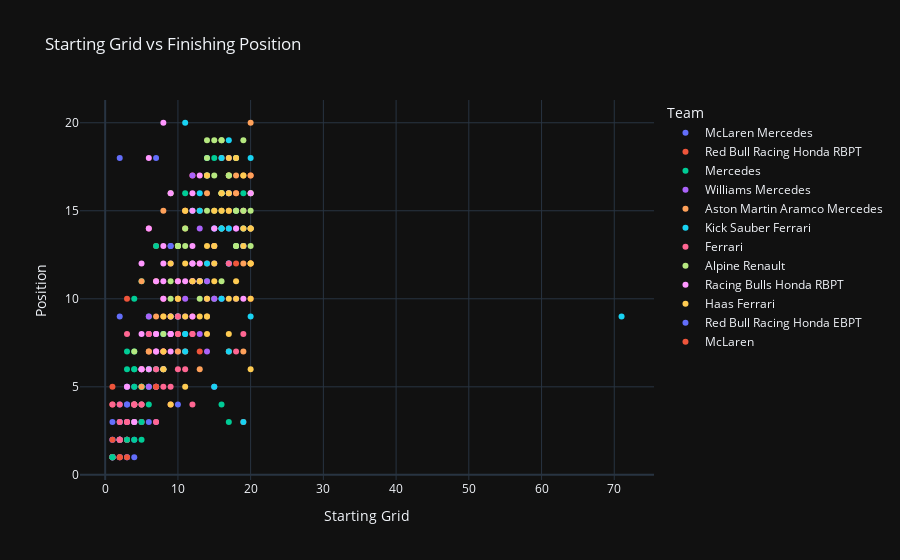

Notebook cell for this chart:
### Code cell
# Position vs Grid Correlation
fig = px.scatter(df_race, x='Starting Grid', y='Position', 
                 color='Team', hover_data=['Driver', 'Track'],
                 title='Starting Grid vs Finishing Position')
fig.update_layout(template='plotly_dark')
fig.show()

### Figure 1 — Plotly figure (JSON) as saved in the notebook; plotly's stock layout.template omitted (floating-point values rounded to 4 significant figures)
{"data": [{"customdata": [["Lando Norris", "Australia"], ["Oscar Piastri", "Australia"], ["Oscar Piastri", "China"], ["Lando Norris", "China"], ["Lando Norris", "Japan"], ["Oscar Piastri", "Japan"], ["Oscar Piastri", "Bahrain"], ["Lando Norris", "Bahrain"], ["Oscar Piastri", "Saudi Arabia"], ["Lando Norris", "Saudi Arabia"], ["Oscar Piastri", "Miami"], ["Lando Norris", "Miami"], ["Lando Norris", "Emilia-Romagna"], ["Oscar Piastri", "Emilia-Romagna"], ["Lando Norris", "Monaco"], ["Oscar Piastri", "Monaco"], ["Oscar Piastri", "Spain"], ["Lando Norris", "Spain"], ["Oscar Piastri", "Canada"], ["Lando Norris", "Canada"], ["Lando Norris", "Austria"], ["Oscar Piastri", "Austria"], ["Lando Norris", "Great Britain"], ["Oscar Piastri", "Great Britain"], ["Oscar Piastri", "Belgium"], ["Lando Norris", "Belgium"], ["Lando Norris", "Hungary"], ["Oscar Piastri", "Hungary"], ["Oscar Piastri", "Netherlands"], ["Lando Norris", "Netherlands"], ["Lando Norris", "Italy"], ["Oscar Piastri", "Italy"], ["Lando Norris", "Azerbaijan"], ["Oscar Piastri", "Azerbaijan"], ["Lando Norris", "Singapore"], ["Oscar Piastri", "Singapore"], ["Lando Norris", "United States"], ["Oscar Piastri", "United States"], ["Lando Norris", "Mexico"], ["Lando Norris", "Brazil"], ["Oscar Piastri", "Brazil"], ["Lando Norris", "Las Vegas"], ["Oscar Piastri", "Las Vegas"], ["Oscar Piastri", "Qatar"], ["Lando Norris", "Qatar"]], "hovertemplate": "Team=McLaren Mercedes<br>Starting Grid=%{x}<br>Position=%{y}<br>Driver=%{customdata[0]}<br>Track=%{customdata[1]}<extra></extra>", "legendgroup": "McLaren Mercedes", "marker": {"color": "#636efa", "symbol": "circle"}, "mode": "markers", "name": "McLaren Mercedes", "orientation": "v", "showlegend": true, "type": "scatter", "x": [1, 2, 1, 3, 2, 3, 1, 6, 2, 10, 4, 2, 4, 1, 1, 3, 1, 2, 3, 7, 1, 3, 3, 2, 2, 1, 3, 2, 1, 2, 2, 3, 7, 9, 5, 3, 2, 6, 1, 1, 4, 1, 5, 1, 2], "xaxis": "x", "y": [1, 9, 1, 2, 2, 3, 1, 3, 1, 4, 1, 2, 2, 3, 1, 3, 1, 2, 4, 18, 1, 2, 1, 2, 1, 2, 1, 2, 1, 18, 2, 3, 7, null, 3, 4, 2, 5, 1, 1, 5, null, null, 2, 4], "yaxis": "y"}, {"customdata": [["Max Verstappen", "Australia"], ["Liam Lawson", "Australia"], ["Max Verstappen", "China"], ["Liam Lawson", "China"], ["Max Verstappen", "Japan"], ["Yuki Tsunoda", "Japan"], ["Max Verstappen", "Bahrain"], ["Yuki Tsunoda", "Bahrain"], ["Max Verstappen", "Saudi Arabia"], ["Yuki Tsunoda", "Saudi Arabia"], ["Max Verstappen", "Miami"], ["Yuki Tsunoda", "Miami"], ["Max Verstappen", "Emilia-Romagna"], ["Yuki Tsunoda", "Emilia-Romagna"], ["Max Verstappen", "Monaco"], ["Yuki Tsunoda", "Monaco"], ["Max Verstappen", "Spain"], ["Yuki Tsunoda", "Spain"], ["Max Verstappen", "Canada"], ["Yuki Tsunoda", "Canada"], ["Yuki Tsunoda", "Austria"], ["Max Verstappen", "Austria"], ["Max Verstappen", "Great Britain"], ["Yuki Tsunoda", "Great Britain"], ["Max Verstappen", "Belgium"], ["Yuki Tsunoda", "Belgium"], ["Max Verstappen", "Hungary"], ["Yuki Tsunoda", "Hungary"], ["Max Verstappen", "Netherlands"], ["Yuki Tsunoda", "Netherlands"], ["Max Verstappen", "Italy"], ["Max Verstappen", "Azerbaijan"], ["Yuki Tsunoda", "Azerbaijan"], ["Max Verstappen", "Singapore"], ["Yuki Tsunoda", "Singapore"], ["Max Verstappen", "United States"], ["Yuki Tsunoda", "United States"], ["Max Verstappen", "Mexico"], ["Yuki Tsunoda", "Mexico"], ["Max Verstappen", "Brazil"], ["Yuki Tsunoda", "Brazil"], ["Max Verstappen", "Las Vegas"], ["Yuki Tsunoda", "Las Vegas"], ["Max Verstappen", "Qatar"], ["Yuki Tsunoda", "Qatar"]], "hovertemplate": "Team=Red Bull Racing Honda RBPT<br>Starting Grid=%{x}<br>Position=%{y}<br>Driver=%{customdata[0]}<br>Track=%{customdata[1]}<extra></extra>", "legendgroup": "Red Bull Racing Honda RBPT", "marker": {"color": "#EF553B", "symbol": "circle"}, "mode": "markers", "name": "Red Bull Racing Honda RBPT", "orientation": "v", "showlegend": true, "type": "scatter", "x": [3, 18, 4, 20, 1, 14, 7, 10, 1, 8, 1, 10, 2, 20, 4, 12, 3, 19, 2, 18, 18, 7, 1, 11, 4, 7, 8, 20, 3, 12, 1, 1, 6, 2, 13, 1, 13, 5, 10, 19, 17, 2, 20, 3, 15], "xaxis": "x", "y": [2, null, 4, 12, 1, 12, 6, 9, 2, null, 4, 10, 1, 10, 4, 17, 10, 13, 2, 12, 16, null, 5, 15, 4, 13, 9, 17, 2, 9, 1, 1, 6, 2, 12, 1, 7, 3, 11, 3, 17, 1, 12, 1, 10], "yaxis": "y"}, {"customdata": [["George Russell", "Australia"], ["Kimi Antonelli", "Australia"], ["George Russell", "China"], ["Kimi Antonelli", "China"], ["George Russell", "Japan"], ["Kimi Antonelli", "Japan"], ["George Russell", "Bahrain"], ["Kimi Antonelli", "Bahrain"], ["George Russell", "Saudi Arabia"], ["Kimi Antonelli", "Saudi Arabia"], ["George Russell", "Miami"], ["Kimi Antonelli", "Miami"], ["George Russell", "Emilia-Romagna"], ["Kimi Antonelli", "Emilia-Romagna"], ["George Russell", "Monaco"], ["Kimi Antonelli", "Monaco"], ["George Russell", "Spain"], ["Kimi Antonelli", "Spain"], ["George Russell", "Canada"], ["Kimi Antonelli", "Canada"], ["George Russell", "Austria"], ["Kimi Antonelli", "Austria"], ["George Russell", "Great Britain"], ["Kimi Antonelli", "Great Britain"], ["George Russell", "Belgium"], ["Kimi Antonelli", "Belgium"], ["George Russell", "Hungary"], ["Kimi Antonelli", "Hungary"], ["George Russell", "Netherlands"], ["Kimi Antonelli", "Netherlands"], ["George Russell", "Italy"], ["Kimi Antonelli", "Italy"], ["George Russell", "Azerbaijan"], ["Kimi Antonelli", "Azerbaijan"], ["George Russell", "Singapore"], ["Kimi Antonelli", "Singapore"], ["George Russell", "United States"], ["Kimi Antonelli", "United States"], ["Kimi Antonelli", "Mexico"], ["George Russell", "Mexico"], ["Kimi Antonelli", "Brazil"], ["George Russell", "Brazil"], ["George Russell", "Las Vegas"], ["Kimi Antonelli", "Las Vegas"], ["Kimi Antonelli", "Qatar"], ["George Russell", "Qatar"]], "hovertemplate": "Team=Mercedes<br>Starting Grid=%{x}<br>Position=%{y}<br>Driver=%{customdata[0]}<br>Track=%{customdata[1]}<extra></extra>", "legendgroup": "Mercedes", "marker": {"color": "#00cc96", "symbol": "circle"}, "mode": "markers", "name": "Mercedes", "orientation": "v", "showlegend": true, "type": "scatter", "x": [4, 16, 2, 8, 5, 6, 3, 5, 3, 5, 5, 3, 3, 13, 14, 15, 4, 6, 1, 4, 5, 9, 4, 10, 6, 19, 4, 15, 5, 11, 5, 6, 5, 4, 1, 4, 4, 7, 6, 4, 2, 6, 4, 17, 5, 4], "xaxis": "x", "y": [3, 4, 3, 6, 5, 6, 2, 11, 5, 6, 3, 6, 7, null, 11, 18, 4, null, 1, 3, 5, null, 10, null, 5, 16, 3, 10, 4, 16, 5, 9, 2, 4, 1, 5, 6, 13, 6, 7, 2, 4, 2, 3, 5, 6], "yaxis": "y"}, {"customdata": [["Alexander Albon", "Australia"], ["Carlos Sainz", "Australia"], ["Alexander Albon", "China"], ["Carlos Sainz", "China"], ["Alexander Albon", "Japan"], ["Carlos Sainz", "Japan"], ["Alexander Albon", "Bahrain"], ["Carlos Sainz", "Bahrain"], ["Carlos Sainz", "Saudi Arabia"], ["Alexander Albon", "Saudi Arabia"], ["Alexander Albon", "Miami"], ["Carlos Sainz", "Miami"], ["Alexander Albon", "Emilia-Romagna"], ["Carlos Sainz", "Emilia-Romagna"], ["Alexander Albon", "Monaco"], ["Carlos Sainz", "Monaco"], ["Carlos Sainz", "Spain"], ["Alexander Albon", "Spain"], ["Carlos Sainz", "Canada"], ["Alexander Albon", "Canada"], ["Alexander Albon", "Austria"], ["Carlos Sainz", "Austria"], ["Alexander Albon", "Great Britain"], ["Carlos Sainz", "Great Britain"], ["Alexander Albon", "Belgium"], ["Carlos Sainz", "Belgium"], ["Carlos Sainz", "Hungary"], ["Alexander Albon", "Hungary"], ["Alexander Albon", "Netherlands"], ["Carlos Sainz", "Netherlands"], ["Alexander Albon", "Italy"], ["Carlos Sainz", "Italy"], ["Carlos Sainz", "Azerbaijan"], ["Alexander Albon", "Azerbaijan"], ["Carlos Sainz", "Singapore"], ["Alexander Albon", "Singapore"], ["Alexander Albon", "United States"], ["Carlos Sainz", "United States"], ["Alexander Albon", "Mexico"], ["Carlos Sainz", "Mexico"], ["Alexander Albon", "Brazil"], ["Carlos Sainz", "Brazil"], ["Carlos Sainz", "Las Vegas"], ["Alexander Albon", "Las Vegas"], ["Carlos Sainz", "Qatar"], ["Alexander Albon", "Qatar"]], "hovertemplate": "Team=Williams Mercedes<br>Starting Grid=%{x}<br>Position=%{y}<br>Driver=%{customdata[0]}<br>Track=%{customdata[1]}<extra></extra>", "legendgroup": "Williams Mercedes", "marker": {"color": "#ab63fa", "symbol": "circle"}, "mode": "markers", "name": "Williams Mercedes", "orientation": "v", "showlegend": true, "type": "scatter", "x": [6, 10, 10, 15, 9, 15, 15, 8, 6, 11, 7, 6, 7, 6, 10, 11, 17, 11, 16, 9, 12, 19, 13, 9, 5, 17, 13, 19, 15, 9, 14, 13, 2, 19, 18, 20, 18, 9, 17, 12, 12, 15, 3, 16, 7, 14], "xaxis": "x", "y": [5, null, 7, 10, 9, 14, 12, null, 8, 9, 5, 9, 5, 8, 9, 10, 14, null, 10, null, null, null, 8, 12, 6, 18, 14, 15, 5, 13, 7, 11, 3, 13, 10, 14, 14, null, 12, 17, 11, 13, 5, null, 3, 11], "yaxis": "y"}, {"customdata": [["Lance Stroll", "Australia"], ["Fernando Alonso", "Australia"], ["Lance Stroll", "China"], ["Fernando Alonso", "China"], ["Fernando Alonso", "Japan"], ["Lance Stroll", "Japan"], ["Fernando Alonso", "Bahrain"], ["Lance Stroll", "Bahrain"], ["Fernando Alonso", "Saudi Arabia"], ["Lance Stroll", "Saudi Arabia"], ["Fernando Alonso", "Miami"], ["Lance Stroll", "Miami"], ["Fernando Alonso", "Emilia-Romagna"], ["Lance Stroll", "Emilia-Romagna"], ["Lance Stroll", "Monaco"], ["Fernando Alonso", "Monaco"], ["Fernando Alonso", "Spain"], ["Fernando Alonso", "Canada"], ["Lance Stroll", "Canada"], ["Fernando Alonso", "Austria"], ["Lance Stroll", "Austria"], ["Lance Stroll", "Great Britain"], ["Fernando Alonso", "Great Britain"], ["Lance Stroll", "Belgium"], ["Fernando Alonso", "Belgium"], ["Fernando Alonso", "Hungary"], ["Lance Stroll", "Hungary"], ["Lance Stroll", "Netherlands"], ["Fernando Alonso", "Netherlands"], ["Lance Stroll", "Italy"], ["Fernando Alonso", "Italy"], ["Fernando Alonso", "Azerbaijan"], ["Lance Stroll", "Azerbaijan"], ["Fernando Alonso", "Singapore"], ["Lance Stroll", "Singapore"], ["Fernando Alonso", "United States"], ["Lance Stroll", "United States"], ["Lance Stroll", "Mexico"], ["Fernando Alonso", "Mexico"], ["Fernando Alonso", "Brazil"], ["Lance Stroll", "Brazil"], ["Fernando Alonso", "Las Vegas"], ["Lance Stroll", "Las Vegas"], ["Fernando Alonso", "Qatar"], ["Lance Stroll", "Qatar"]], "hovertemplate": "Team=Aston Martin Aramco Mercedes<br>Starting Grid=%{x}<br>Position=%{y}<br>Driver=%{customdata[0]}<br>Track=%{customdata[1]}<extra></extra>", "legendgroup": "Aston Martin Aramco Mercedes", "marker": {"color": "#FFA15A", "symbol": "circle"}, "mode": "markers", "name": "Aston Martin Aramco Mercedes", "orientation": "v", "showlegend": true, "type": "scatter", "x": [13, 12, 14, 13, 12, 20, 13, 19, 13, 16, 17, 18, 5, 8, 19, 6, 10, 6, 17, 11, 16, 17, 7, 16, 20, 5, 6, 19, 10, 16, 8, 11, 14, 10, 15, 10, 19, 19, 14, 11, 14, 7, 12, 8, 18], "xaxis": "x", "y": [6, null, 9, null, 11, 20, 15, 17, 11, 16, 15, 16, 11, 15, 15, null, 9, 7, 17, 7, 14, 7, 9, 14, 17, 5, 7, 7, 8, 18, null, 15, 17, 7, 13, 10, 12, 14, null, 14, 16, 11, null, 7, 17], "yaxis": "y"}, {"customdata": [["Nico Hulkenberg", "Australia"], ["Gabriel Bortoleto", "Australia"], ["Gabriel Bortoleto", "China"], ["Nico Hulkenberg", "China"], ["Nico Hulkenberg", "Japan"], ["Gabriel Bortoleto", "Japan"], ["Gabriel Bortoleto", "Bahrain"], ["Nico Hulkenberg", "Bahrain"], ["Nico Hulkenberg", "Saudi Arabia"], ["Gabriel Bortoleto", "Saudi Arabia"], ["Nico Hulkenberg", "Miami"], ["Gabriel Bortoleto", "Miami"], ["Nico Hulkenberg", "Emilia-Romagna"], ["Gabriel Bortoleto", "Emilia-Romagna"], ["Gabriel Bortoleto", "Monaco"], ["Nico Hulkenberg", "Monaco"], ["Nico Hulkenberg", "Spain"], ["Gabriel Bortoleto", "Spain"], ["Nico Hulkenberg", "Canada"], ["Gabriel Bortoleto", "Canada"], ["Gabriel Bortoleto", "Austria"], ["Nico Hulkenberg", "Austria"], ["Nico Hulkenberg", "Great Britain"], ["Gabriel Bortoleto", "Great Britain"], ["Gabriel Bortoleto", "Belgium"], ["Nico Hulkenberg", "Belgium"], ["Gabriel Bortoleto", "Hungary"], ["Nico Hulkenberg", "Hungary"], ["Nico Hulkenberg", "Netherlands"], ["Gabriel Bortoleto", "Netherlands"], ["Gabriel Bortoleto", "Italy"], ["Nico Hulkenberg", "Italy"], ["Gabriel Bortoleto", "Azerbaijan"], ["Nico Hulkenberg", "Azerbaijan"], ["Gabriel Bortoleto", "Singapore"], ["Nico Hulkenberg", "Singapore"], ["Nico Hulkenberg", "United States"], ["Gabriel Bortoleto", "United States"], ["Gabriel Bortoleto", "Mexico"], ["Nico Hulkenberg", "Mexico"], ["Nico Hulkenberg", "Brazil"], ["Gabriel Bortoleto", "Brazil"], ["Nico Hulkenberg", "Las Vegas"], ["Gabriel Bortoleto", "Las Vegas"], ["Gabriel Bortoleto", "Qatar"], ["Nico Hulkenberg", "Qatar"]], "hovertemplate": "Team=Kick Sauber Ferrari<br>Starting Grid=%{x}<br>Position=%{y}<br>Driver=%{customdata[0]}<br>Track=%{customdata[1]}<extra></extra>", "legendgroup": "Kick Sauber Ferrari", "marker": {"color": "#19d3f3", "symbol": "circle"}, "mode": "markers", "name": "Kick Sauber Ferrari", "orientation": "v", "showlegend": true, "type": "scatter", "x": [17, 15, 19, 12, 16, 17, 18, 16, 18, 20, 16, 13, 17, 14, 16, 13, 15, 12, 11, 15, 8, 20, 19, 16, 10, 14, 7, 18, 17, 13, 7, 12, 13, 17, 14, 11, 11, 16, 16, 13, 71, 18, 11, 18, 19, 11], "xaxis": "x", "y": [7, null, 14, 15, 16, 19, 18, null, 15, 18, 14, null, 12, 18, 14, 16, 5, 12, 8, 14, 8, 9, 3, null, 9, 12, 6, 13, 14, 15, 8, null, 11, 16, 17, 20, 8, 18, 10, null, 9, null, 7, null, 13, null], "yaxis": "y"}, {"customdata": [["Charles Leclerc", "Australia"], ["Lewis Hamilton", "Australia"], ["Charles Leclerc", "China"], ["Lewis Hamilton", "China"], ["Charles Leclerc", "Japan"], ["Lewis Hamilton", "Japan"], ["Charles Leclerc", "Bahrain"], ["Lewis Hamilton", "Bahrain"], ["Charles Leclerc", "Saudi Arabia"], ["Lewis Hamilton", "Saudi Arabia"], ["Charles Leclerc", "Miami"], ["Lewis Hamilton", "Miami"], ["Lewis Hamilton", "Emilia-Romagna"], ["Charles Leclerc", "Emilia-Romagna"], ["Charles Leclerc", "Monaco"], ["Lewis Hamilton", "Monaco"], ["Charles Leclerc", "Spain"], ["Lewis Hamilton", "Spain"], ["Charles Leclerc", "Canada"], ["Lewis Hamilton", "Canada"], ["Charles Leclerc", "Austria"], ["Lewis Hamilton", "Austria"], ["Lewis Hamilton", "Great Britain"], ["Charles Leclerc", "Great Britain"], ["Charles Leclerc", "Belgium"], ["Lewis Hamilton", "Belgium"], ["Charles Leclerc", "Hungary"], ["Lewis Hamilton", "Hungary"], ["Charles Leclerc", "Netherlands"], ["Lewis Hamilton", "Netherlands"], ["Charles Leclerc", "Italy"], ["Lewis Hamilton", "Italy"], ["Lewis Hamilton", "Azerbaijan"], ["Charles Leclerc", "Azerbaijan"], ["Charles Leclerc", "Singapore"], ["Lewis Hamilton", "Singapore"], ["Charles Leclerc", "United States"], ["Lewis Hamilton", "United States"], ["Charles Leclerc", "Mexico"], ["Lewis Hamilton", "Mexico"], ["Lewis Hamilton", "Brazil"], ["Charles Leclerc", "Brazil"], ["Charles Leclerc", "Las Vegas"], ["Lewis Hamilton", "Las Vegas"], ["Charles Leclerc", "Qatar"], ["Lewis Hamilton", "Qatar"]], "hovertemplate": "Team=Ferrari<br>Starting Grid=%{x}<br>Position=%{y}<br>Driver=%{customdata[0]}<br>Track=%{customdata[1]}<extra></extra>", "legendgroup": "Ferrari", "marker": {"color": "#FF6692", "symbol": "circle"}, "mode": "markers", "name": "Ferrari", "orientation": "v", "showlegend": true, "type": "scatter", "x": [7, 8, 6, 5, 4, 8, 2, 9, 4, 7, 8, 12, 12, 11, 2, 7, 7, 5, 8, 5, 2, 4, 5, 6, 3, 18, 1, 12, 6, 7, 4, 10, 12, 10, 7, 6, 3, 5, 2, 3, 13, 3, 9, 19, 10, 17], "xaxis": "x", "y": [8, 10, null, null, 4, 7, 4, 5, 3, 7, 7, 8, 4, 6, 2, 5, 3, 6, 5, 6, 3, 4, 4, 14, 3, 7, 4, 12, null, null, 4, 6, 8, 9, 6, 8, 3, 4, 2, 8, null, null, 4, 8, 8, 12], "yaxis": "y"}, {"customdata": [["Pierre Gasly", "Australia"], ["Jack Doohan", "Australia"], ["Jack Doohan", "China"], ["Pierre Gasly", "China"], ["Pierre Gasly", "Japan"], ["Jack Doohan", "Japan"], ["Pierre Gasly", "Bahrain"], ["Jack Doohan", "Bahrain"], ["Jack Doohan", "Saudi Arabia"], ["Pierre Gasly", "Saudi Arabia"], ["Pierre Gasly", "Miami"], ["Jack Doohan", "Miami"], ["Pierre Gasly", "Emilia-Romagna"], ["Franco Colapinto", "Emilia-Romagna"], ["Franco Colapinto", "Monaco"], ["Pierre Gasly", "Monaco"], ["Pierre Gasly", "Spain"], ["Franco Colapinto", "Spain"], ["Franco Colapinto", "Canada"], ["Pierre Gasly", "Canada"], ["Pierre Gasly", "Austria"], ["Franco Colapinto", "Austria"], ["Pierre Gasly", "Great Britain"], ["Franco Colapinto", "Great Britain"], ["Pierre Gasly", "Belgium"], ["Franco Colapinto", "Belgium"], ["Franco Colapinto", "Hungary"], ["Pierre Gasly", "Hungary"], ["Franco Colapinto", "Netherlands"], ["Pierre Gasly", "Netherlands"], ["Pierre Gasly", "Italy"], ["Franco Colapinto", "Italy"], ["Pierre Gasly", "Azerbaijan"], ["Franco Colapinto", "Azerbaijan"], ["Franco Colapinto", "Singapore"], ["Pierre Gasly", "Singapore"], ["Franco Colapinto", "United States"], ["Pierre Gasly", "United States"], ["Pierre Gasly", "Mexico"], ["Franco Colapinto", "Mexico"], ["Pierre Gasly", "Brazil"], ["Franco Colapinto", "Brazil"], ["Pierre Gasly", "Las Vegas"], ["Franco Colapinto", "Las Vegas"], ["Franco Colapinto", "Qatar"], ["Pierre Gasly", "Qatar"]], "hovertemplate": "Team=Alpine Renault<br>Starting Grid=%{x}<br>Position=%{y}<br>Driver=%{customdata[0]}<br>Track=%{customdata[1]}<extra></extra>", "legendgroup": "Alpine Renault", "marker": {"color": "#B6E880", "symbol": "circle"}, "mode": "markers", "name": "Alpine Renault", "orientation": "v", "showlegend": true, "type": "scatter", "x": [9, 14, 18, 16, 11, 19, 4, 11, 17, 9, 20, 14, 10, 16, 18, 17, 8, 18, 10, 20, 10, 14, 8, 20, 13, 15, 14, 16, 16, 14, 20, 17, 18, 16, 16, 19, 15, 14, 18, 20, 9, 16, 10, 15, 20, 9], "xaxis": "x", "y": [11, null, 13, null, 13, 15, 7, 14, 17, null, 13, null, 13, 16, 13, null, 8, 15, 13, 15, 13, 15, 6, null, 10, 19, 18, 19, 11, 17, 16, 17, 18, 19, 16, 19, 17, 19, 15, 16, 10, 15, 13, 15, 14, 16], "yaxis": "y"}, {"customdata": [["Yuki Tsunoda", "Australia"], ["Isack Hadjar", "Australia"], ["Isack Hadjar", "China"], ["Yuki Tsunoda", "China"], ["Isack Hadjar", "Japan"], ["Liam Lawson", "Japan"], ["Isack Hadjar", "Bahrain"], ["Liam Lawson", "Bahrain"], ["Isack Hadjar", "Saudi Arabia"], ["Liam Lawson", "Saudi Arabia"], ["Isack Hadjar", "Miami"], ["Liam Lawson", "Miami"], ["Isack Hadjar", "Emilia-Romagna"], ["Liam Lawson", "Emilia-Romagna"], ["Isack Hadjar", "Monaco"], ["Liam Lawson", "Monaco"], ["Isack Hadjar", "Spain"], ["Liam Lawson", "Spain"], ["Isack Hadjar", "Canada"], ["Liam Lawson", "Canada"], ["Liam Lawson", "Austria"], ["Isack Hadjar", "Austria"], ["Isack Hadjar", "Great Britain"], ["Liam Lawson", "Great Britain"], ["Liam Lawson", "Belgium"], ["Isack Hadjar", "Belgium"], ["Liam Lawson", "Hungary"], ["Isack Hadjar", "Hungary"], ["Isack Hadjar", "Netherlands"], ["Liam Lawson", "Netherlands"], ["Isack Hadjar", "Italy"], ["Liam Lawson", "Italy"], ["Liam Lawson", "Azerbaijan"], ["Isack Hadjar", "Azerbaijan"], ["Isack Hadjar", "Singapore"], ["Liam Lawson", "Singapore"], ["Liam Lawson", "United States"], ["Isack Hadjar", "United States"], ["Isack Hadjar", "Mexico"], ["Liam Lawson", "Mexico"], ["Liam Lawson", "Brazil"], ["Isack Hadjar", "Brazil"], ["Isack Hadjar", "Las Vegas"], ["Liam Lawson", "Las Vegas"], ["Liam Lawson", "Qatar"], ["Isack Hadjar", "Qatar"]], "hovertemplate": "Team=Racing Bulls Honda RBPT<br>Starting Grid=%{x}<br>Position=%{y}<br>Driver=%{customdata[0]}<br>Track=%{customdata[1]}<extra></extra>", "legendgroup": "Racing Bulls Honda RBPT", "marker": {"color": "#FF97FF", "symbol": "circle"}, "mode": "markers", "name": "Racing Bulls Honda RBPT", "orientation": "v", "showlegend": true, "type": "scatter", "x": [5, 11, 7, 9, 7, 13, 12, 17, 14, 12, 11, 15, 9, 15, 5, 9, 9, 13, 12, 19, 6, 13, 12, 15, 9, 8, 9, 10, 4, 8, 19, 18, 3, 8, 8, 12, 12, 20, 8, 15, 7, 5, 8, 6, 12, 6], "xaxis": "x", "y": [12, null, 11, 16, 8, 17, 13, 16, 10, 12, 11, null, 9, 14, 6, 8, 7, 11, 16, null, 6, 12, null, null, 8, 20, 8, 11, 3, 12, 10, 14, 5, 10, 11, 15, 11, 16, 13, null, 7, 8, 6, 14, 9, 18], "yaxis": "y"}, {"customdata": [["Esteban Ocon", "Australia"], ["Oliver Bearman", "Australia"], ["Esteban Ocon", "China"], ["Oliver Bearman", "China"], ["Oliver Bearman", "Japan"], ["Esteban Ocon", "Japan"], ["Esteban Ocon", "Bahrain"], ["Oliver Bearman", "Bahrain"], ["Oliver Bearman", "Saudi Arabia"], ["Esteban Ocon", "Saudi Arabia"], ["Esteban Ocon", "Miami"], ["Oliver Bearman", "Miami"], ["Oliver Bearman", "Emilia-Romagna"], ["Esteban Ocon", "Emilia-Romagna"], ["Esteban Ocon", "Monaco"], ["Oliver Bearman", "Monaco"], ["Esteban Ocon", "Spain"], ["Oliver Bearman", "Spain"], ["Esteban Ocon", "Canada"], ["Oliver Bearman", "Canada"], ["Esteban Ocon", "Austria"], ["Oliver Bearman", "Austria"], ["Oliver Bearman", "Great Britain"], ["Esteban Ocon", "Great Britain"], ["Oliver Bearman", "Belgium"], ["Esteban Ocon", "Belgium"], ["Esteban Ocon", "Hungary"], ["Oliver Bearman", "Hungary"], ["Oliver Bearman", "Netherlands"], ["Esteban Ocon", "Netherlands"], ["Oliver Bearman", "Italy"], ["Esteban Ocon", "Italy"], ["Oliver Bearman", "Azerbaijan"], ["Esteban Ocon", "Azerbaijan"], ["Oliver Bearman", "Singapore"], ["Esteban Ocon", "Singapore"], ["Oliver Bearman", "United States"], ["Esteban Ocon", "United States"], ["Oliver Bearman", "Mexico"], ["Esteban Ocon", "Mexico"], ["Oliver Bearman", "Brazil"], ["Esteban Ocon", "Brazil"], ["Esteban Ocon", "Las Vegas"], ["Oliver Bearman", "Las Vegas"], ["Esteban Ocon", "Qatar"], ["Oliver Bearman", "Qatar"]], "hovertemplate": "Team=Haas Ferrari<br>Starting Grid=%{x}<br>Position=%{y}<br>Driver=%{customdata[0]}<br>Track=%{customdata[1]}<extra></extra>", "legendgroup": "Haas Ferrari", "marker": {"color": "#FECB52", "symbol": "circle"}, "mode": "markers", "name": "Haas Ferrari", "orientation": "v", "showlegend": true, "type": "scatter", "x": [19, 20, 11, 17, 10, 18, 14, 20, 15, 19, 9, 19, 19, 18, 8, 20, 16, 14, 14, 13, 17, 15, 18, 14, 12, 11, 17, 11, 20, 18, 11, 15, 15, 20, 9, 17, 8, 17, 9, 11, 8, 20, 13, 14, 16, 13], "xaxis": "x", "y": [13, 14, 5, 8, 10, 18, 8, 10, 13, 14, 12, null, 17, null, 7, 12, 16, 17, 9, 11, 10, 11, 11, 13, 11, 15, 16, null, 6, 10, 12, 15, 12, 14, 9, 18, 9, 15, 4, 9, 6, 12, 9, 10, 15, null], "yaxis": "y"}, {"customdata": [["Yuki Tsunoda", "Italy"]], "hovertemplate": "Team=Red Bull Racing Honda EBPT<br>Starting Grid=%{x}<br>Position=%{y}<br>Driver=%{customdata[0]}<br>Track=%{customdata[1]}<extra></extra>", "legendgroup": "Red Bull Racing Honda EBPT", "marker": {"color": "#636efa", "symbol": "circle"}, "mode": "markers", "name": "Red Bull Racing Honda EBPT", "orientation": "v", "showlegend": true, "type": "scatter", "x": [9], "xaxis": "x", "y": [13], "yaxis": "y"}, {"customdata": [["Oscar Piastri", "Mexico"]], "hovertemplate": "Team=McLaren<br>Starting Grid=%{x}<br>Position=%{y}<br>Driver=%{customdata[0]}<br>Track=%{customdata[1]}<extra></extra>", "legendgroup": "McLaren", "marker": {"color": "#EF553B", "symbol": "circle"}, "mode": "markers", "name": "McLaren", "orientation": "v", "showlegend": true, "type": "scatter", "x": [7], "xaxis": "x", "y": [5], "yaxis": "y"}], "layout": {"legend": {"title": {"text": "Team"}, "tracegroupgap": 0}, "title": {"text": "Starting Grid vs Finishing Position"}, "xaxis": {"anchor": "y", "domain": [0, 1], "title": {"text": "Starting Grid"}}, "yaxis": {"anchor": "x", "domain": [0, 1], "title": {"text": "Position"}}}}
